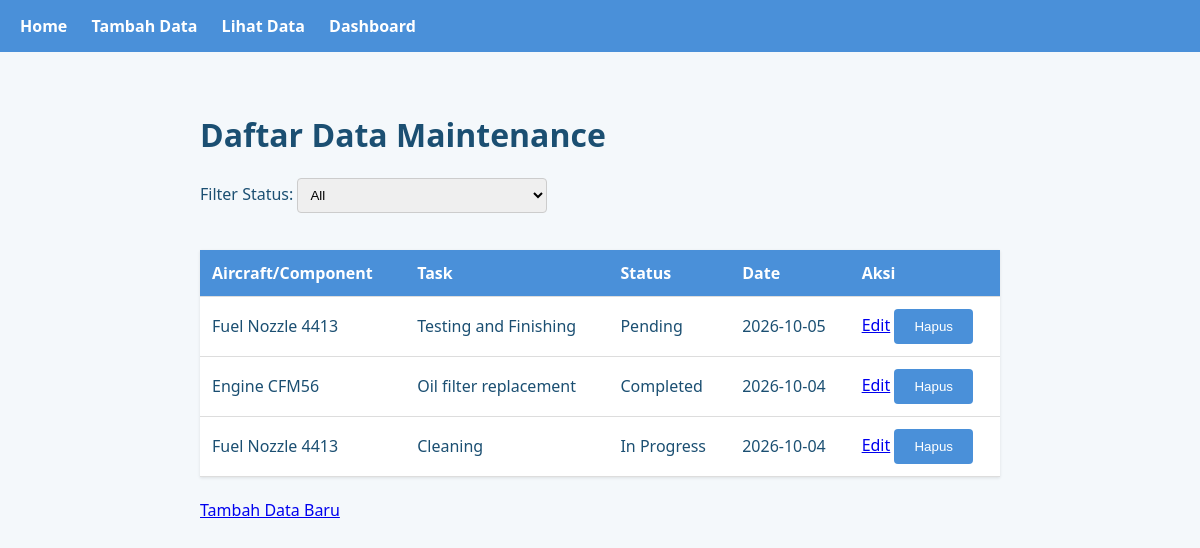
/view, run on the app's committed database.
### tables this page shows
CREATE TABLE maintenance (
    id INTEGER PRIMARY KEY AUTOINCREMENT,
    aircraft TEXT NOT NULL,
    task TEXT NOT NULL,
    status TEXT NOT NULL,
    date TEXT NOT NULL
);

### Aircraft Maintenance Tracker.py (the view)
@app.route("/view")
def view_maintenance():
    status_filter = request.args.get("status")
    conn = get_db_connection()
    cursor = conn.cursor()
    if status_filter and status_filter != "All":
        cursor.execute("SELECT * FROM maintenance WHERE status = ?", (status_filter,))
    else:
        cursor.execute("SELECT * FROM maintenance")
    data = cursor.fetchall()
    conn.close()
    return render_template("view_maintenance.html", data=data, selected_status=status_filter)

### Aircraft Maintenance Tracker.py (called while the page is built)
def get_db_connection():
    conn = sqlite3.connect(DATABASE)
    conn.row_factory = sqlite3.Row
    return conn

### templates/view_maintenance.html (shortened to what this page needs)
<!DOCTYPE html>
<html>
<head>
    <link rel="stylesheet" href="{{ url_for('static', filename='style.css') }}">
</head>
<body>
    <nav>
        <a href="/">Home</a>
        <a href="/add">Tambah Data</a>
        <a href="/view">Lihat Data</a>
        <a href="/dashboard">Dashboard</a>
    </nav>
    <div class="container">
        <h1>Daftar Data Maintenance</h1>
        <form method="GET" action="/view">
            <label>Filter Status:</label>
            <select name="status" onchange="this.form.submit()">
                <option value="All" {% if not selected_status or selected_status == "All" %}selected{% endif %}>All</option>
            </select>
        </form>
        <br>
        <table>
            <tr>
                <th>Aircraft/Component</th>
                <th>Task</th>
                <th>Status</th>
                <th>Date</th>
                <th>Aksi</th>
            </tr>
            {% for item in data %}
            <tr>
                <td>{{ item[1] }}</td>
                <td>{{ item[2] }}</td>
                <td>{{ item[3] }}</td>
                <td>{{ item[4] }}</td>
                <td>
                    <a href="/edit/{{ item[0] }}">Edit</a>
                    <form method="POST" action="/delete/{{ item[0] }}" style="display:inline">
                        <button type="submit">Hapus</button>
                    </form>
                </td>
            </tr>
            {% endfor %}
        </table>
        <br>
        <a href="/add">Tambah Data Baru</a>
    </div>
</body>
</html>

### static/style.css (style rules this page uses)
body { font-family: 'Segoe UI', sans-serif; background-color: #F4F8FB; color: #1B4F72; margin: 0; padding: 0; }
nav { background-color: #4A90D9; padding: 15px 20px; }
nav a { color: white; text-decoration: none; margin-right: 20px; font-weight: bold; }
.container { max-width: 800px; margin: 0 auto; padding: 40px 30px; }
table { border-collapse: collapse; width: 100%; background-color: white; box-shadow: 0 1px 3px rgba(0,0,0,0.1); }
th, td { padding: 12px; text-align: left; border-bottom: 1px solid #ddd; }
th { background-color: #4A90D9; color: white; }
form input, form select { padding: 8px; margin-bottom: 15px; width: 250px; border: 1px solid #ccc; border-radius: 4px; }
button { background-color: #4A90D9; color: white; border: none; padding: 10px 20px; border-radius: 4px; cursor: pointer; }

### data on the page
maintenance: aircraft "Fuel Nozzle 4413", task "Testing and Finishing", status "Pending", date "2026-10-05"
maintenance: aircraft "Engine CFM56", task "Oil filter replacement", status "Completed", date "2026-10-04"
maintenance: aircraft "Fuel Nozzle 4413", task "Cleaning", status "In Progress", date "2026-10-04"
